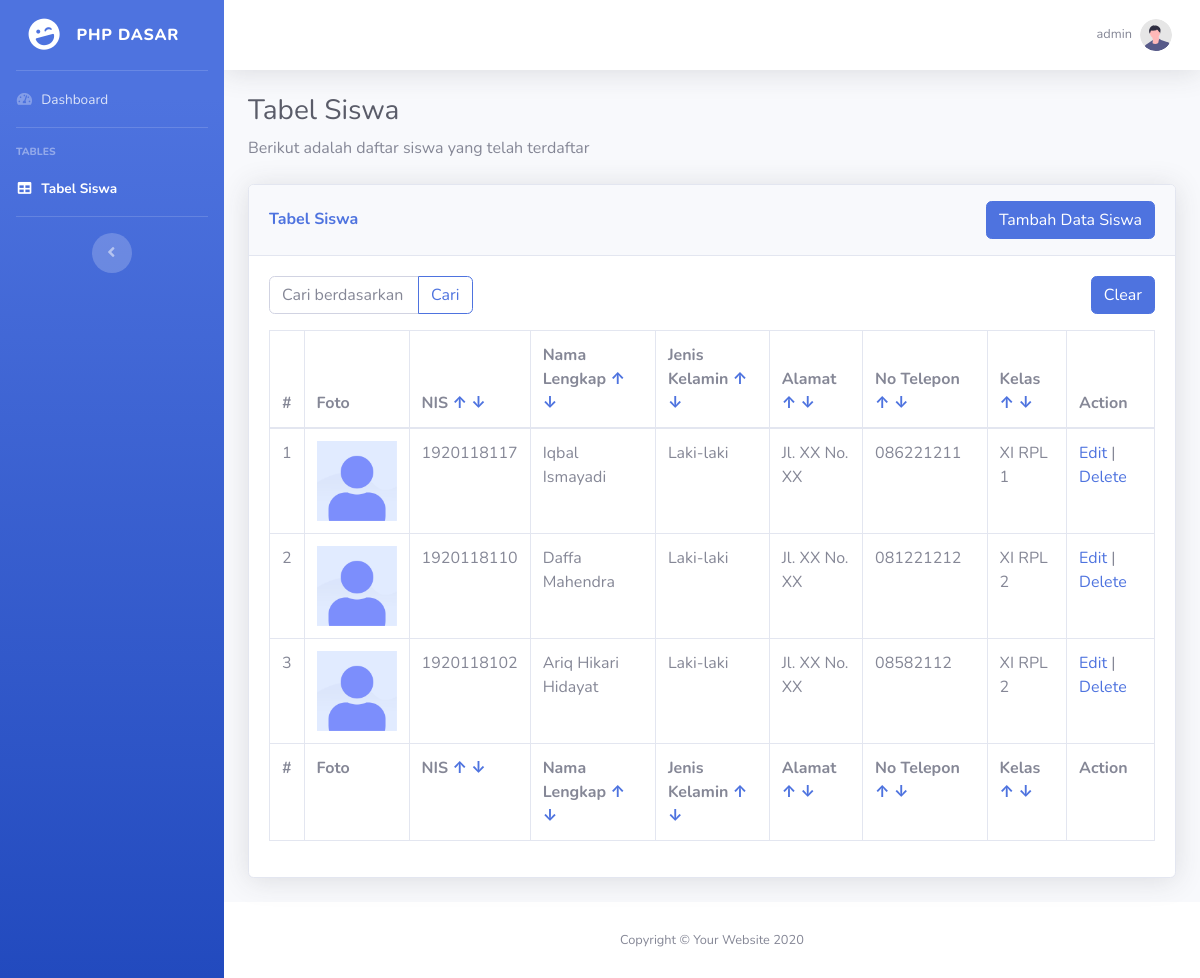
The app's page /index.php?sort=nis&order=desc (signed in) with its own data.
### tables this page shows
CREATE TABLE `students` (
  `id` int(11) NOT NULL,
  `nis` char(10) NOT NULL,
  `name` varchar(255) NOT NULL,
  `gender` enum('P','L') NOT NULL,
  `address` varchar(255) NOT NULL,
  `phone_number` varchar(255) NOT NULL,
  `class_id` int(11) NOT NULL,
  `avatar` varchar(255) NOT NULL
);

CREATE TABLE `classes` (
  `id` int(11) NOT NULL,
  `name` varchar(255) NOT NULL
);

### index.php (called while the page is built, shortened)
<?php
include "lib/library.php";
$query = "SELECT
        -- kolom yg akan diambil
        students.nis,
        students.name,
        students.gender,
        students.address,
        students.phone_number,
        students.avatar,
        classes.name as class_name
        -- Tabel students INNER JOIN / relation dengan classes
        FROM students
        INNER JOIN classes
        ON students.class_id = classes.id";
$search = @$_GET['search'];
$order_field = @$_GET['sort'];
$order_mode = @$_GET['order'];
if (!empty($order_field) && !empty($order_mode)) {
    $query .= " ORDER BY $order_field $order_mode";
}
$result = $mysqli->query($query);
include "views/index.php";

### views/index.php (the view, shortened to what this page needs)
<!doctype html>
<html lang="en">
<head>
    <link rel="stylesheet" href="https://cdnjs.cloudflare.com/ajax/libs/font-awesome/5.15.2/css/all.min.css" />
    <link href="assets/css/sb-admin-2.min.css" rel="stylesheet">
    <link href="assets/vendor/datatables/dataTables.bootstrap4.min.css" rel="stylesheet">
    <link href="assets/vendor/toastr/toastr.min.css" rel="stylesheet">
</head>
<body id="page-top">
    <div id="wrapper">
        <ul class="navbar-nav bg-gradient-primary sidebar sidebar-dark accordion" id="accordionSidebar">
            <a class="sidebar-brand d-flex align-items-center justify-content-center" href="index.html">
                <div class="sidebar-brand-icon rotate-n-15">
                    <i class="fas fa-laugh-wink"></i>
                </div>
                <div class="sidebar-brand-text mx-3">PHP Dasar</div>
            </a>
            <hr class="sidebar-divider my-0">
            <li class="nav-item">
                <a class="nav-link" href="index.html">
                    <i class="fas fa-fw fa-tachometer-alt"></i>
                    <span>Dashboard</span></a>
            </li>
            <hr class="sidebar-divider">
            <div class="sidebar-heading">
                Tables
            </div>
            <li class="nav-item active">
                <a class="nav-link" href="index.php">
                    <i class="fas fa-fw fa-table"></i>
                    <span>Tabel Siswa</span></a>
            </li>
            <hr class="sidebar-divider d-none d-md-block">
            <div class="text-center d-none d-md-inline">
                <button class="rounded-circle border-0" id="sidebarToggle"></button>
            </div>
        </ul>
        <div id="content-wrapper" class="d-flex flex-column">
            <div id="content">
                <nav class="navbar navbar-expand navbar-light bg-white topbar mb-4 static-top shadow">
                    <ul class="navbar-nav ml-auto">
                        <li class="nav-item dropdown no-arrow">
                            <a class="nav-link dropdown-toggle" href="#" id="userDropdown" role="button" data-toggle="dropdown" aria-haspopup="true" aria-expanded="false">
                                <span class="mr-2 d-none d-lg-inline text-gray-600 small"><?= $_SESSION["username"] ?></span>
                                <img class="img-profile rounded-circle" src="assets/img/undraw_profile.svg">
                            </a>
                        </li>
                    </ul>
                </nav>
                <div class="container-fluid">
                    <h1 class="h3 mb-2 text-gray-800">Tabel Siswa</h1>
                    <p class="mb-4">Berikut adalah daftar siswa yang telah terdaftar</p>
                    <div class="card shadow mb-4">
                        <div class="card-header py-3 d-flex justify-content-between align-items-center">
                            <h6 class="m-0 font-weight-bold text-primary">Tabel Siswa</h6>
                            <a href="insert.php" class="btn btn-primary">Tambah Data Siswa</a>
                        </div>
                        <div class="card-body">
                            <div class="table-responsive">
                                <form action="index.php" method="GET" class="row justify-content-between">
                                    <div class="col-md-6 col-lg-3">
                                        <div class="input-group mb-3">
                                            <input type="text" class="form-control" placeholder="Cari berdasarkan NIS dan nama.." name="search" value="<?= @$search ?>">
                                            <div class="input-group-append">
                                                <button class="btn btn-outline-primary" type="submit" id="button-addon2">Cari</button>
                                            </div>
                                        </div>
                                    </div>
                                    <div class="col-md-6 d-md-flex justify-content-end">
                                        <a href="index.php" class="btn btn-primary mb-3">Clear</a>
                                    </div>
                                </form>
                                <table class="table table-bordered" id="dataTable" width="100%" cellspacing="0">
                                    <thead>
                                        <tr>
                                            <th>#</th>
                                            <th>Foto</th>
                                            <th>
                                                NIS
                                                <a href="index.php?sort=nis&order=asc">↑</a>
                                                <a href="index.php?sort=nis&order=desc">↓</a>
                                            </th>
                                            <th>
                                                Nama Lengkap
                                                <a href="index.php?sort=name&order=asc">↑</a>
                                                <a href="index.php?sort=name&order=desc">↓</a>
                                            </th>
                                            <th>
                                                Jenis Kelamin
                                                <a href="index.php?sort=gender&order=asc">↑</a>
                                                <a href="index.php?sort=gender&order=desc">↓</a>
                                            </th>
                                            <th>
                                                Alamat
                                                <a href="index.php?sort=address&order=asc">↑</a>
                                                <a href="index.php?sort=address&order=desc">↓</a>
                                            </th>
                                            <th>
                                                No Telepon
                                                <a href="index.php?sort=phone_number&order=asc">↑</a>
                                                <a href="index.php?sort=phone_number&order=desc">↓</a>
                                            </th>
                                            <th>
                                                Kelas
                                                <a href="index.php?sort=class_id&order=asc">↑</a>
                                                <a href="index.php?sort=class_id&order=desc">↓</a>
                                            </th>
                                            <th>Action</th>
                                        </tr>
                                    </thead>
                                    <tfoot>
                                        <tr>
                                            <th>#</th>
                                            <th>Foto</th>
                                            <th>
                                                NIS
                                                <a href="index.php?sort=nis&order=asc">↑</a>
                                                <a href="index.php?sort=nis&order=desc">↓</a>
                                            </th>
                                            <th>
                                                Nama Lengkap
                                                <a href="index.php?sort=name&order=asc">↑</a>
                                                <a href="index.php?sort=name&order=desc">↓</a>
                                            </th>
                                            <th>
                                                Jenis Kelamin
                                                <a href="index.php?sort=gender&order=asc">↑</a>
                                                <a href="index.php?sort=gender&order=desc">↓</a>
                                            </th>
                                            <th>
                                                Alamat
                                                <a href="index.php?sort=address&order=asc">↑</a>
                                                <a href="index.php?sort=address&order=desc">↓</a>
                                            </th>
                                            <th>
                                                No Telepon
                                                <a href="index.php?sort=phone_number&order=asc">↑</a>
                                                <a href="index.php?sort=phone_number&order=desc">↓</a>
                                            </th>
                                            <th>
                                                Kelas
                                                <a href="index.php?sort=class_id&order=asc">↑</a>
                                                <a href="index.php?sort=class_id&order=desc">↓</a>
                                            </th>
                                            <th>Action</th>
                                        </tr>
                                    </tfoot>
                                    <tbody>
                                        <?php if ($result->num_rows == 0) : ?>
                                            <tr>
                                                <td colspan="8" class="text-center">
                                                    <h5 class="font-weight-bold">Siswa Tidak Ditemukan!</h5>
                                                </td>
                                            </tr>
                                        <?php else : ?>
                                            <?php $i = 1; ?>
                                            <?php while ($student = $result->fetch_assoc()) : ?>
                                                <tr>
                                                    <td><?= $i++ ?></td>
                                                    <td align="center">
                                                        <?php if (strlen($student["avatar"]) > 0) : ?>
                                                            <img src="assets/img/students/<?= $student["avatar"] ?>" alt="<?= $student["name"] ?>" width="80px">
                                                        <?php else : ?>
                                                            <img src="assets/img/students/default.jpg" alt="Default Avatar" width="80px">
                                                        <?php endif; ?>
                                                    </td>
                                                    <td><?= $student["nis"] ?></td>
                                                    <td><?= $student["name"] ?></td>
                                                    <td><?= ($student["gender"] == "P" ? "Perempuan" : "Laki-laki") ?></td>
                                                    <td><?= $student["address"] ?></td>
                                                    <td><?= $student["phone_number"] ?></td>
                                                    <td><?= $student["class_name"] ?></td>
                                                    <td>
                                                        <a href="edit.php?nis=<?= $student['nis'] ?>">Edit</a> |
                                                        <a href="delete.php?nis=<?= $student['nis'] ?>" data-delete="<?= $student['name'] ?>">Delete</a>
                                                    </td>
                                                </tr>
                                            <?php endwhile; ?>
                                        <?php endif; ?>
                                    </tbody>
                                </table>
                            </div>
                        </div>
                    </div>
                </div>
            </div>
            <footer class="sticky-footer bg-white">
                <div class="container my-auto">
                    <div class="copyright text-center my-auto">
                        <span>Copyright &copy; Your Website 2020</span>
                    </div>
                </div>
            </footer>
        </div>
    </div>
</body>
</html>

### records on screen
students: avatar (placeholder picture), nis "1920118117", name "Iqbal Ismayadi", gender "Laki-laki", address "Jl. XX No. XX", phone_number "086221211", class.name "XI RPL 1"
students: avatar (placeholder picture), nis "1920118110", name "Daffa Mahendra", gender "Laki-laki", address "Jl. XX No. XX", phone_number "081221212", class.name "XI RPL 2"
students: avatar (placeholder picture), nis "1920118102", name "Ariq Hikari Hidayat", gender "Laki-laki", address "Jl. XX No. XX", phone_number "08582112", class.name "XI RPL 2"

### other values on screen
$_SESSION["username"] "admin"
